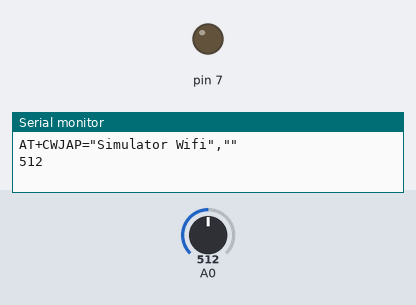
Recording of a sketch running on a simulated Arduino Uno, built with avr-gcc and run on an emulated ATmega328P. Shown: output pins drawn as LEDs (lit = HIGH), the last lines printed to the serial monitor. The test bench sets the inputs (shaded band); at power-on: A0 = 512.

Above: at 3.2 s.
At 4.2 s:
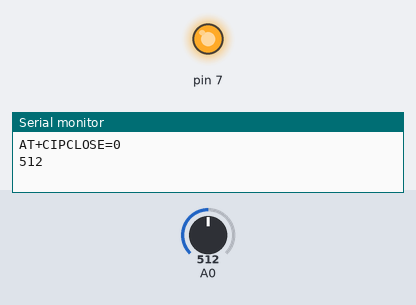
Timing chart, 0 to 5.7 s (numbered marks = the images above):
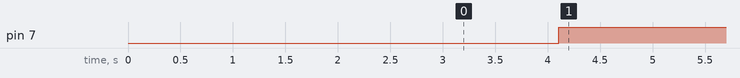

Measured:
- by itself, pin 7: LOW → HIGH at 4.1 s

The sketch:

Code_1.ino
```cpp
int val = 0;
void setup()
{
  Serial.begin(115200);
  delay(100);
  Serial.println("AT+CWJAP=\"Simulator Wifi\",\"\"\r\n");
  delay(3000);
  pinMode(7,OUTPUT);
  pinMode (A0, INPUT);
}

void loop()
{
  val = analogRead (A0);
  Serial.println (val);
  delay(1000); // Wait for 1000 millisecond(s)

  Serial.println("AT+CIPSTART=\"TCP\",\"api.thingspeak.com\",80\r\n");
  int len = 60;
  Serial.print("AT+CIPSEND=");
  Serial.println(len);
  Serial.print ("GET /update?api_key=JEEIYRI27E8U3MZM&field1=");
  Serial.print (val);
  Serial.println (" HTTP/1.1\z\n");
 if (val<95)
  {digitalWrite (7, LOW);}
  else
  {digitalWrite(7, HIGH);}
  Serial.println("AT+CIPCLOSE=0\r\n");
// Thingspeak free account
}
```
